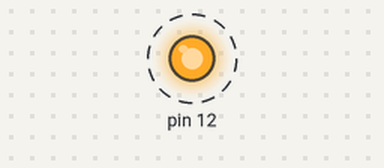
Bench run of a program on a simulated Raspberry Pi (header pin numbers). Shown: output pins drawn as LEDs (lit = HIGH). Dashed ring = blinking. At 20.0 s the program stops and its outputs stay as they are.

Above: at 0.5 s.
Timing chart, 0 to 4.6 s (numbered marks = the images above):
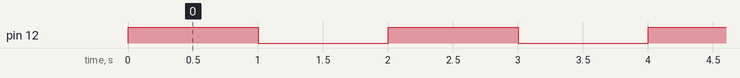

The program:

1_blinking_led_GPIO_.py
```python
import RPi.GPIO as GPIO # module to control Pi GPIO channels
import time

# Function name :blink()
# Input : Pin number
# Output : Alternating high and low logic levels on the pin
# Example call: blink(pin)
def blink(pin):
        GPIO.output(pin,GPIO.HIGH)
        time.sleep(1) # to see the blinking effect clearly
		      # we give a delay
        GPIO.output(pin,GPIO.LOW)
        time.sleep(1)
        return

# to use Raspberry Pi board pin numbers
GPIO.setmode(GPIO.BOARD)

# set up GPIO output channel i.e. on pin 12
GPIO.setup(12, GPIO.OUT)

# blink GPIO18 10 times
for i in range(0,10):
        blink(12) # call

# all GPIO pins are cleared
GPIO.cleanup()
```

Measured:
- by itself, pin 12: alternates HIGH for 1.0 s and LOW for 1.0 s, 20 changes in all, then stays LOW
